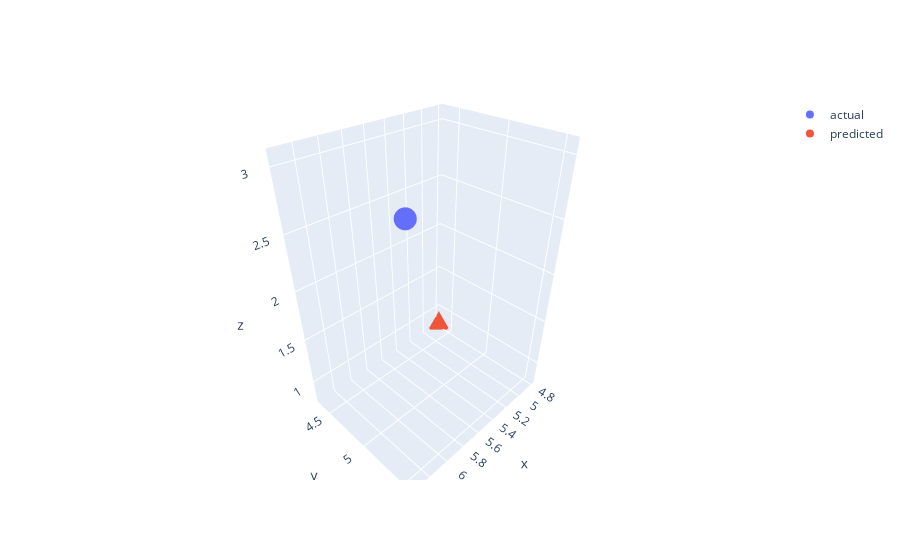
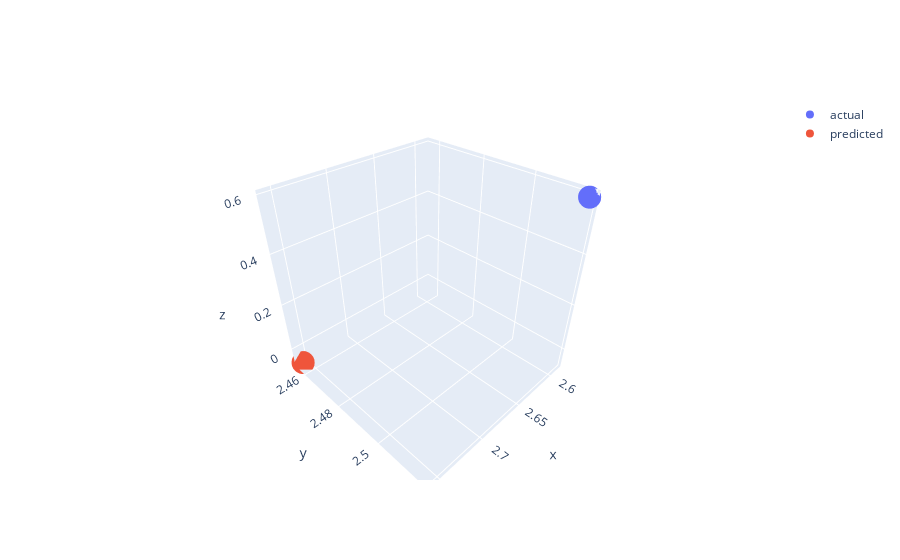
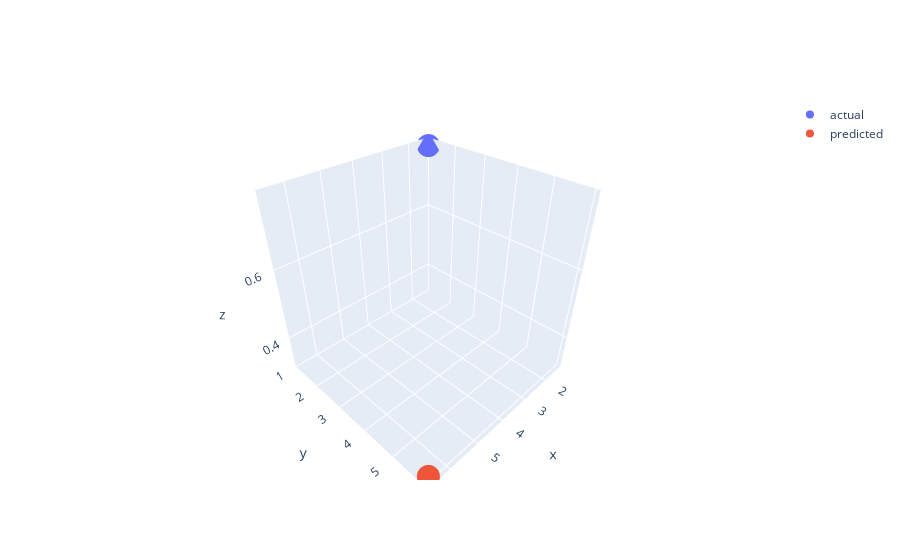
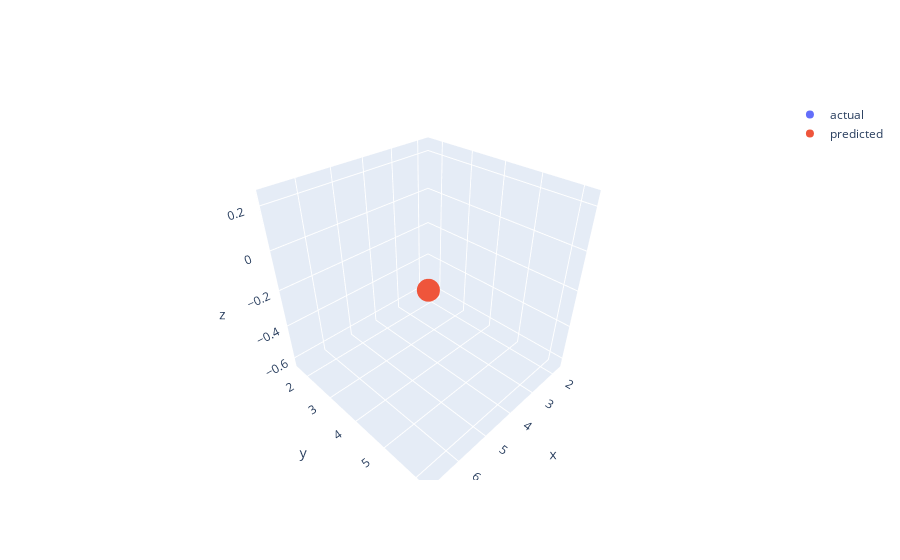

Notebook cell for these charts, in order:
### Code cell
# start, end = 1, 2
for i in range(0,20):
    start = i
    end = start + 1
    fig = go.Figure(data=[go.Scatter3d(x=y_train.T[0][start:end], y=y_train.T[1][start:end], z=y_train.T[2][start:end], mode='markers', name='actual'), go.Scatter3d(x=m.predict(X_test).T[0][start:end], y=m.predict(X_test).T[1][start:end], z=m.predict(X_test).T[2][start:end], mode='markers', name='predicted')])
    fig.show()
#     fig.write_html(f'Data Point: {i}.png')

### Figure 1 — Plotly figure (JSON) as saved in the notebook; plotly's stock layout.template omitted (floating-point values rounded to 4 significant figures)
{"data": [{"mode": "markers", "name": "actual", "type": "scatter3d", "x": [6.342], "y": [5.559], "z": [3.052]}, {"mode": "markers", "name": "predicted", "type": "scatter3d", "x": [4.802], "y": [4.343], "z": [0.8093]}], "layout": {}}

### Figure 2 — Plotly figure (JSON) as saved in the notebook; plotly's stock layout.template omitted (floating-point values rounded to 4 significant figures)
{"data": [{"mode": "markers", "name": "actual", "type": "scatter3d", "x": [2.588], "y": [2.519], "z": [0.593]}, {"mode": "markers", "name": "predicted", "type": "scatter3d", "x": [2.757], "y": [2.456], "z": [-0.06661]}], "layout": {}}

### Figure 3 — Plotly figure (JSON) as saved in the notebook; plotly's stock layout.template omitted (floating-point values rounded to 4 significant figures)
{"data": [{"mode": "markers", "name": "actual", "type": "scatter3d", "x": [1.377], "y": [1.137], "z": [0.776]}, {"mode": "markers", "name": "predicted", "type": "scatter3d", "x": [6.571], "y": [5.96], "z": [0.316]}], "layout": {}}

### Figure 4 — Plotly figure (JSON) as saved in the notebook; plotly's stock layout.template omitted (floating-point values rounded to 4 significant figures)
{"data": [{"mode": "markers", "name": "actual", "type": "scatter3d", "x": [1.742], "y": [1.625], "z": [-0.628]}, {"mode": "markers", "name": "predicted", "type": "scatter3d", "x": [6.85], "y": [6.215], "z": [0.2381]}], "layout": {}}
